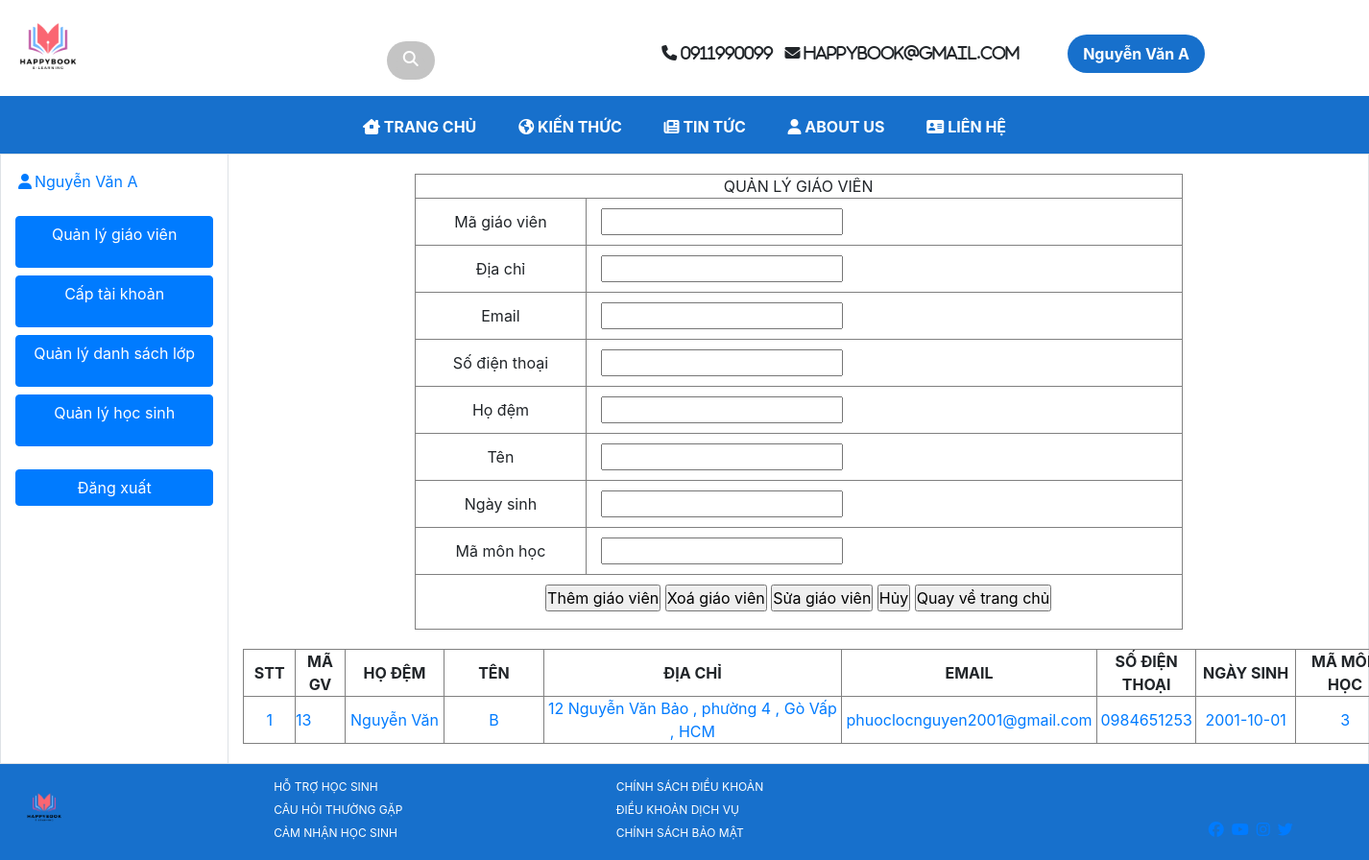
Page /phattrienungdung/giaodienqtvcaptruong.php?id=12345&cn=1 (signed in) on the committed database.
### tables this page shows
CREATE TABLE `taikhoan` (
  `id` int(10) unsigned NOT NULL auto_increment,
  `mataikhoan` varchar(11) NOT NULL,
  `matkhau` varchar(50) NOT NULL,
  `magiaovien` int(11) default NULL,
  `mahocsinh` int(11) default NULL,
  `tentaikhoan` varchar(50) NOT NULL,
  `maqtvct` varchar(50) default NULL,
  `maqt` int(11) default NULL,
  PRIMARY KEY  (`id`)
);

CREATE TABLE `giaovien` (
  `idgiaovien` int(10) unsigned NOT NULL auto_increment,
  `magiaovien` int(11) NOT NULL,
  `diachi` varchar(100) NOT NULL,
  `email` varchar(50) NOT NULL,
  `sdt` varchar(11) NOT NULL,
  `hodem` varchar(50) NOT NULL,
  `tengiaovien` varchar(50) NOT NULL,
  `ngaysinh` date NOT NULL,
  `idmonhoc` int(11) NOT NULL,
  PRIMARY KEY  (`idgiaovien`)
);

### phattrienungdung/giaodienqtvcaptruong.php (the view, shortened to what this page needs)
<?php
include('class/data.php');
if (isset($_COOKIE['mataikhoan'])) {
    if (isset($_GET['id'])) {
        $id = $_GET['id'];
        $result = mysqli_query($connect, "SELECT * FROM taikhoan WHERE mataikhoan = '$id'");
        $row = mysqli_fetch_array($result);
        if(isset($_SESSION['ma'])){
            $cart = $_SESSION['ma'];
            if(array_key_exists($id,$cart)){
                $amount = (int)$_SESSION['ma'][$id]['mataikhoan'];
            }
        }
    }
} else {
    if (isset($_GET['id'])) {
        $id = $_GET['id'];
        $result = mysqli_query($connect, "SELECT * FROM taikhoan WHERE mataikhoan = '$id'");
        $row = mysqli_fetch_array($result);
    }
}
include("class/class_sua.php");
	$m = new quanli();
?>
<!DOCTYPE html>
<html lang="en">
<head>
    <link rel="stylesheet" href="css/style.css">
    <link rel="stylesheet" href="css/bootstrap.css">
</head>
<body>
    <div class="main">
        <div class="header">
            <img src="img/HAPPYBook.png" alt="logo">
            <div class="search-box">
                <a href="#" class="search-btn" style="text-decoration: none;">
                    <i class="fa-solid fa-magnifying-glass"></i>
                </a>
            </div>
            <div class="contact">
                <i class="fa-solid fa-phone mr-2" >&#173; 0911990099</i>
                <i class="fa-solid fa-envelope  mr-2">&#173; happybook@gmail.com</i>
            </div>
            <form action="" method="post">
            <div class="form-group" >
                 <input type="submit" name="button" class="button" id="button" value="<?php echo $row['tentaikhoan'] ?>">
               </div>
               </form>
        </div>
        </div>
        <div class="menu sticky-top">
            <ul>
                <li class="abc">
                    <a href="#">
                        <i class="fa-solid fa-house-chimney-window"></i>
                        TRANG CHỦ
                    </a></li>
                <li class="abc">
                    <a href="#">
                        <i class="fa-solid fa-earth-americas"></i>
                        KIẾN THỨC
                    </a>
                </li>
                <li class="abc">
                    <a href="#">
                        <i class="fa-solid fa-newspaper"></i>
                        TIN TỨC
                    </a></li>
                <li class="abc">
                    <a href="#">
                        <i class="fa-solid fa-user"></i>
                        ABOUT US
                    </a>
                </li>
                <li class="abc">
                    <a href="#">
                        <i class="fa-solid fa-address-card"></i>
                        LIÊN HỆ
                    </a>
                </li>
            </ul>
        </div>
        <div class="col-12">
            <div class="row border" style="height:auto;">
                <div class="col-2 border-right" >
                <a href="#"><i  class="fa fa-fw fa-user" style="margin-top: 20px;" ></i><?php echo $row['tentaikhoan'] ?></a><br> <br>
                    <a href="giaodienqtvcaptruong.php?id=<?php echo $row['mataikhoan']?>&cn=1" class="btn btn-primary  btn-block" role="button" data-bs-toggle="button" aria-pressed="true" ><p>Quản lý giáo viên</p></a>
                    <a href="giaodienqtvcaptruong.php?id=<?php echo $row['mataikhoan']?>&cn=2" class="btn btn-primary btn-block" role="button" data-bs-toggle="button"> <p>Cấp tài khoản</p></a>
                    <a href="giaodienqtvcaptruong.php?id=<?php echo $row['mataikhoan']?>&cn=3" class="btn btn-primary btn-block" role="button" data-bs-toggle="button"><p>Quản lý danh sách lớp</p></a>
                    <a href="giaodienqtvcaptruong.php?id=<?php echo $row['mataikhoan']?>&cn=4" class="btn btn-primary btn-block" role="button" data-bs-toggle="button"><p>Quản lý học sinh</p></a>
            <form action="" method="post" class="mt-4">
            <div class="form-group" >
                 <input type="submit" name="button" class="btn btn-primary btn-block" id="button" value="Đăng xuất">
            </div>
               </form>
                </div>
                <div class="col-10" style="margin-top:20px">
<?php
                   $layid=0;
                   switch($_GET['cn'])
                   {
                       case '1':
                            echo '<form action="" method="post" enctype="multipart/form-data" name="myfm" id="myfm">
                            <table width="800" border="1" align="center" cellpadding="5" cellspacing="0">
                              <tr>
                                <td colspan="2" align="center" valign="middle">QUẢN LÝ GIÁO VIÊN</td>
                              </tr>
                              <tr>
                                <td width="173" align="center" valign="middle">Mã giáo viên</td>
                                <td style="padding:10px" width="601" align="left" valign="middle">
                                <label for="magv"></label>
                                <input name="magv" type="text" id="magv" value="';echo $m->laycot("select magiaovien from giaovien where magiaovien='$layid' limit 1");echo'" />
                                <label for="txtid"></label>
                                <input name="txtid" type="hidden" id="txtid" value="'.$layid.'" /></td>
                              </tr>
                              <tr>
                                <td align="center" valign="middle">Địa chỉ</td>
                                <td style="padding:10px" align="left" valign="middle"><label for="diachi"></label>
                                <input name="diachi" type="text" id="diachi" value="';echo $m->laycot("select diachi from giaovien where magiaovien='$layid' limit 1");echo'" /></td>
                              </tr>
                              <tr>
                                <td align="center" valign="middle">Email</td>
                                <td style="padding:10px" align="left" valign="middle"><label for="email"></label>
                                <input name="email" type="email" id="email" value="';echo $m->laycot("select email from giaovien where magiaovien='$layid' limit 1");echo'" /></td>
                              </tr>
                              <tr>
                                <td align="center" valign="middle">Số điện thoại</td>
                                <td style="padding:10px" align="left" valign="middle"><label for="sdt"></label>
                                <input name="sdt" type="text" id="sdt" value="';echo $m->laycot("select sdt from giaovien where magiaovien='$layid' limit 1");echo'" /></td>
                              </tr>
                              <tr>
                                <td align="center" valign="middle">Họ đệm</td>
                                <td style="padding:10px" align="left" valign="middle"><label for="hodem"></label>
                                <input name="hodem" type="text" id="hodem" value="';echo $m->laycot("select hodem from giaovien where magiaovien='$layid' limit 1");echo'" /></td>
                              </tr>
                              <tr>
                                <td align="center" valign="middle">Tên</td>
                                <td style="padding:10px" align="left" valign="middle"><label for="ten"></label>
                                <input name="ten" type="text" id="ten" value="';echo $m->laycot("select tengiaovien from giaovien where magiaovien='$layid' limit 1");echo'" /></td>
                              </tr>
                              <tr>
                                <td align="center" valign="middle">Ngày sinh</td>
                                <td style="padding:10px" align="left" valign="middle"><label for="ngaysinh"></label>
                                <input name="ngaysinh" type="text" id="ngaysinh" value="';echo $m->laycot("select ngaysinh from giaovien where magiaovien='$layid' limit 1");echo'" /></td>
                              </tr>
                              <tr>
                                <td align="center" valign="middle">Mã môn học</td>
                                <td style="padding:10px" align="left" valign="middle"><label for="monhoc"></label>
                                <input name="monhoc" type="text" id="monhoc" value="';echo $m->laycot("select idmonhoc from giaovien where magiaovien='$layid' limit 1");echo'" /></td>
                              </tr>
                               <tr>
                                <td style="padding:10px" colspan="2" align="center" valign="middle"><label for="">
                                  <input type="submit" name="nut" id="nut" value="Thêm giáo viên" />
                                  <input type="submit" name="nut" id="nut" value="Xoá giáo viên" />
                                  <input type="submit" name="nut" id="nut" value="Sửa giáo viên" />
                                  <input type="reset" name="nut" id="nut" value="Hủy" />
                                  <input type="submit" name="nut" id="nut" value="Quay về trang chủ" />
                                </label></td>
                              </tr>
                            </table>';
        $m->load_ds_giaovien("select * from giaovien order by magiaovien asc");
        echo '</form>';
        break;
                   }
?>
                </div>
            </div>
        </div>
        <div class="footer">
            <img src="img/HAPPYBook.png" alt="logo">
            <ul class="ul1">
                <li><a href="#">HỖ TRỢ HỌC SINH</a></li>
                <li><a href="#">CÂU HỎI THƯỜNG GẶP</a></li>
                <li><a href="#">CẢM NHẬN HỌC SINH</a></li>
            </ul>
            <ul class="ul2">
                <li><a href="#">CHÍNH SÁCH ĐIỀU KHOẢN</a></li>
                <li><a href="#">ĐIỀU KHOẢN DỊCH VỤ</a></li>
                <li><a href="#">CHÍNH SÁCH BẢO MẬT</a></li>
            </ul>
            <div class="media">
                <a href="#"><i class="fa-brands fa-facebook fa-3xl mr-2"></i></a>
                <a href="#"><i class="fa-brands fa-youtube mr-2"></i></a>
                <a href="#"><i class="fa-brands fa-instagram mr-2"></i></a>
                <a href="#"><i class="fa-brands fa-twitter mr-2"></i></a>
            </div>
            </div>
</body>
</html>

### phattrienungdung/class/class_sua.php (shortened to what this page needs)
<?php
class quanli
{
	private function connect()
		{
			$con =mysql_connect("localhost","root","");
			if(!$con)
			{
				echo 'Không kết nối duoc csdl';
				exit();
			}
			else
			{
				return $con;
			}
		}
	public function laycot($sql)
	{
		$link= $this->connect();
		$ketqua=mysql_query($sql, $link);
		 $i=mysql_num_rows ($ketqua);
		 $giatri='';
		  return $giatri;
		 }
		 public function load_ds_giaovien($sql)
	{
		$link= $this->connect();
		$ketqua=mysql_query($sql, $link);
		$i=mysql_num_rows($ketqua);
		  if ($i>0)
		  {
			  echo'<table width="1200" border="1" style="margin:20px 0px 20px 0px" align="center" cellpadding="2" cellspacing="0">
						  <tr>
							<td width="52" align="center"><strong>STT</strong></td>
							<td width="50" align="center"><strong>MÃ GV</strong></td>
							<td width="100" align="center"><strong>HỌ ĐỆM</strong></td>
							<td width="100" align="center"><strong>TÊN</strong></td>
							<td width="300" align="center"><strong>ĐỊA CHỈ</strong></td>
							<td width="100" align="center"><strong>EMAIL</strong></td>
							<td width="100" align="center"><strong>SỐ ĐIỆN THOẠI</strong></td>
							<td width="100" align="center"><strong>NGÀY SINH</strong></td>
							<td width="100" align="center"><strong>MÃ MÔN HỌC</strong></td>
						  </tr>';
				$dem=1;
				$mataikhoan=$_SESSION['mataikhoan'];
			while ($row = mysql_fetch_array($ketqua))
			{
				$dem=$dem++;
				$magv=$row['magiaovien'];
				$diachi=$row['diachi'];
				$email=$row['email'];
				$sdt=$row['sdt'];
				$hodem=$row['hodem'];
				$ten=$row['tengiaovien'];
				$ngaysinh=$row['ngaysinh'];
				$idmonhoc=$row['idmonhoc'];
				echo' </tr>
						  <td align="center"align="miđle"><a style=" text-decoration: none;" href="?id='.$mataikhoan.'&cn=1&magv='.$magv.'">'.$dem.'</a></td>
						  <td align="left" align="middle"><a  style=" text-decoration: none;"href="?id='.$mataikhoan.'&cn=1&magv='.$magv.'">'.$magv.'</a></td>
						  <td align="center" align="middle"><a style=" text-decoration: none;" href="?id='.$mataikhoan.'&cn=1&magv='.$magv.'">'.$hodem.'</a></td>
						  <td align="center" align="middle"><a style=" text-decoration: none;" href="?id='.$mataikhoan.'&cn=1&magv='.$magv.'">'.$ten.'</a></td>
						  <td align="center" align="middle"><a style=" text-decoration: none;" href="?id='.$mataikhoan.'&cn=1&magv='.$magv.'">'.$diachi.'</a></td>
						  <td align="center" align="middle"><a style=" text-decoration: none;" href="?id='.$mataikhoan.'&cn=1&magv='.$magv.'">'.$email.'</a></td>
						  <td align="center" align="middle"><a style=" text-decoration: none;" href="?id='.$mataikhoan.'&cn=1&magv='.$magv.'">'.$sdt.'</a></td>
						  <td align="center" align="middle"><a style=" text-decoration: none;" href="?id='.$mataikhoan.'&cn=1&magv='.$magv.'">'.$ngaysinh.'</a></td>
						  <td align="center" align="middle"><a style=" text-decoration: none;" href="?id='.$mataikhoan.'&cn=1&magv='.$magv.'">'.$idmonhoc.'</a></td>
						  </tr>';
				$dem++;
			}
			echo'</table>';
		  }
			else
			{
				echo 'Đang cập nhật dữ liệu...';
			}
		 }
			}
?>

### phattrienungdung/css/style.css (style rules this page uses)
* { margin: 0 auto; padding: 0; box-sizing: border-box; font-family: 'Inter'; }
.main { width: 100%; }
.header { height: 80px; width: auto; }
.contact { position: absolute; top: 5%; right: 25%; font-size: 12px; }
.header img { width: 100px; }
.search-box { position: absolute; top:7%; left: 30%; transform: translate(-50%, -50%); background: #c4c4c4 ; height: 40px; border-radius: 40px; padding: 10px; }
.search-btn { color: white; float: right; width: 30px; height: 30px; border-radius: 50%; background: #c4c4c4; display: flex; justify-content: center; }
.menu { text-align: center; background-color: #1770CC; height: 60px; font-weight:bold; }
.menu li { display: inline-block; padding: 20px; height: 60px; }
.menu li a { text-decoration: none; color:white; }
.footer { height: 100px; background-color: #1770CC; position: relative; float: left; width: 100%; }
.footer img { width: 60px; }
.footer ul li { list-style-type: none; }
.footer ul li a { text-decoration: none; color:white; font-size: 12px; }
.ul1 { position: absolute; bottom: 5%; left: 20%; }
.ul2 { position: absolute; bottom: 5%; left: 45%; }
.media { position: absolute; bottom: 20% ; right: 5%; font-size: 3em; }
.button { width: 10%; line-height:40px; border: 0px; font-weight: bold; position: absolute; top: 4%; right: 12%; height: 40px; border: none; background-color: #1770CC ; transition: ease-out 0.2s; border-radius: 10px; outline: none; color: white; border-radius: 40px; }
* { margin: 0 auto; padding: 0; box-sizing: border-box; font-family: 'Inter', sans-serif , ; font-size:16px; }
.header { height: 100px; width: auto; }
.contact { position: absolute; top: 5%; right: 25%; font-size: 15px; }
.menu { text-align: center; background-color: #1770CC; height: 60px; }
.menu li { display: inline-block; padding: 20px; }
.menu li a { text-decoration: none; color: white; }
.footer { height: 100px; background-color: #1770CC; position: relative; float: left; width: 100%; padding: 1rem; top: 100%; }
.footer ul li a { text-decoration: none; color: white; font-size: 12px; }
.ul1 { position: absolute; bottom: 2%; left: 20%; }
.ul2 { position: absolute; bottom: 2%; left: 45%; }

### rows in the picture
taikhoan: button "Nguyễn Văn A", tentaikhoan "Nguyễn Văn A"
giaovien: magiaovien "13", hodem "Nguyễn Văn", tengiaovien "B", diachi "12 Nguyễn Văn Bảo , phường 4 , Gò Vấp , HCM", email "phuoclocnguyen2001@gmail.com", sdt "0984651253", ngaysinh "2001-10-01", idmonhoc "3"
